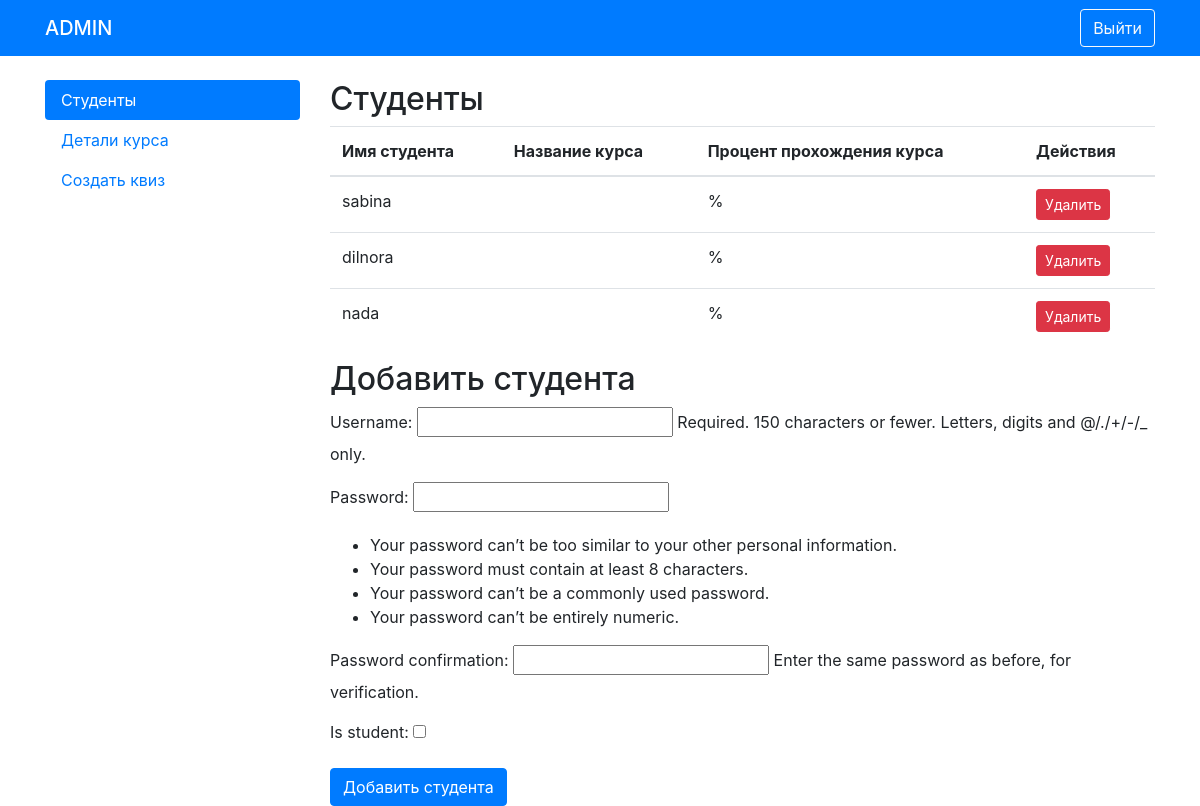
/admin_page/ (signed in), run on an earlier commit of the app's database.
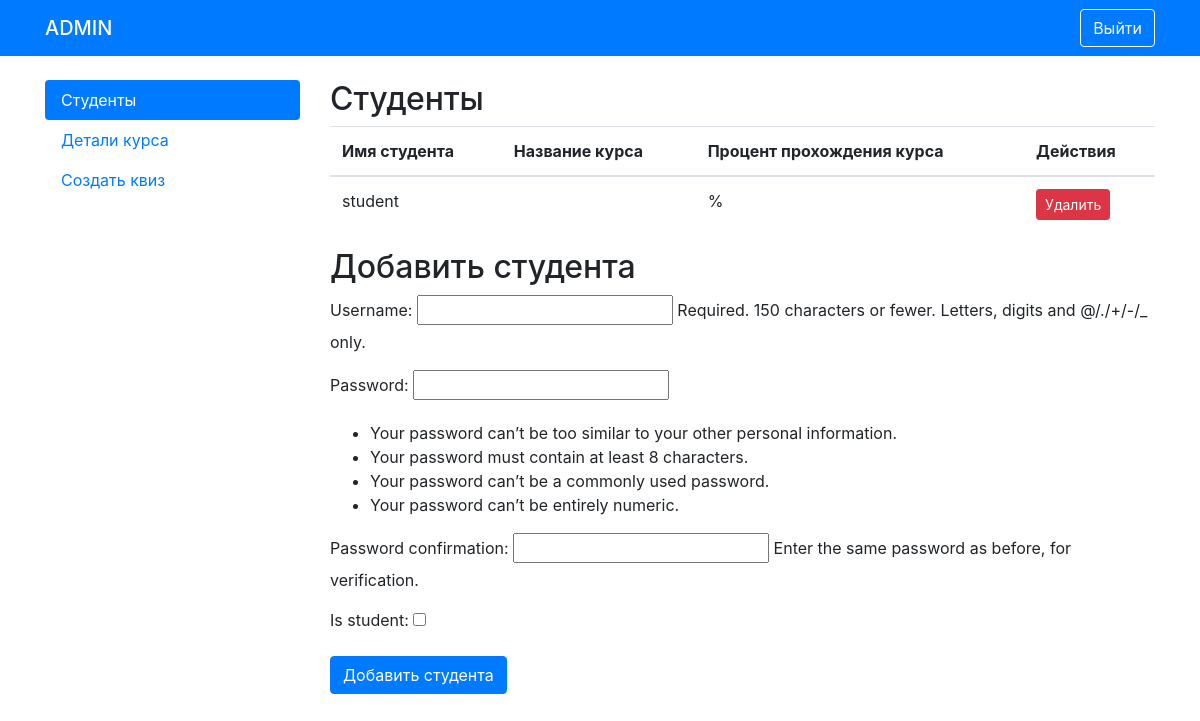
And on a later commit of the database.
### courses/models.py (models this page shows)
class User(AbstractUser):
    is_student = models.BooleanField(default=False)
    is_admin = models.BooleanField(default=False)
    groups = models.ManyToManyField(
        Group,
        related_name='custom_user_set',
        blank=True,
        help_text='The groups this user belongs to.',
        verbose_name='groups'
    )
    user_permissions = models.ManyToManyField(
        Permission,
        related_name='custom_user_permissions_set',
        blank=True,
        help_text='Specific permissions for this user.',
        verbose_name='user permissions'
    )

### courses/views.py (the view, shortened to what this page needs)
# urls.py: path('admin_page/', views.admin_page, name='admin_page'),
@login_required
def admin_page(request):
    student_form = StudentRegistrationForm()
    lesson_form = LessonCreationForm()
    module_form = ModuleCreationForm()
    course_form = CourseCreationForm()
    students = User.objects.filter(is_student=True)
    lessons = Lesson.objects.all()
    modules = Module.objects.all()
    courses = Course.objects.all()
    quizzes = Quiz.objects.all()  # Получаем список квизов
    context = {
        'student_form': student_form,
        'lesson_form': lesson_form,
        'module_form': module_form,
        'course_form': course_form,
        'students': students,
        'lessons': lessons,
        'modules': modules,
        'courses': courses,
        'quizzes': quizzes,  # Добавляем квизы в контекст
    }
    return render(request, 'courses/admin_page_test.html', context)

### courses/forms.py
class StudentRegistrationForm(UserCreationForm):
    class Meta:
        model = User
        fields = ['username', 'password1', 'password2', 'is_student']

class LessonCreationForm(forms.ModelForm):
    class Meta:
        model = Lesson
        fields = ['title', 'video', 'pdf']

### courses/templates/courses/admin_page_test.html (shortened to what this page needs)
{% load static %}
<!DOCTYPE html>
<html lang="en">
<head>
    <link rel="stylesheet" href="https://stackpath.bootstrapcdn.com/bootstrap/4.5.2/css/bootstrap.min.css">
    <link rel="stylesheet" href="{% static 'styles.css' %}">
</head>
<body>
<header class="navbar navbar-dark bg-primary">
    <div class="container">
        <span class="navbar-brand mb-0 h1">ADMIN</span>
        <a href="{% url 'logout' %}" class="btn btn-outline-light" id="logout-btn">Выйти</a>
    </div>
</header>
<div class="container mt-4">
    <div class="row">
        <div class="col-md-3">
            <div class="nav flex-column nav-pills" id="v-pills-tab" role="tablist" aria-orientation="vertical">
                <a class="nav-link active" id="v-pills-students-tab" data-toggle="pill" href="#v-pills-students" role="tab" aria-controls="v-pills-students" aria-selected="true">Студенты</a>
                <a class="nav-link" id="v-pills-edit-course-tab" data-toggle="pill" href="#v-pills-edit-course" role="tab" aria-controls="v-pills-edit-course" aria-selected="false">Детали курса</a>
                <a class="nav-link" id="v-pills-create-quiz-tab" data-toggle="pill" href="#v-pills-create-quiz" role="tab" aria-controls="v-pills-create-quiz" aria-selected="false">Создать квиз</a>
            </div>
        </div>
        <div class="col-md-9">
            <div class="tab-content" id="v-pills-tabContent">
                <div class="tab-pane fade show active" id="v-pills-students" role="tabpanel" aria-labelledby="v-pills-students-tab">
                    <h2>Студенты</h2>
                    <div class="student-list">
                        <table class="table">
                            <thead>
                                <tr>
                                    <th>Имя студента</th>
                                    <th>Название курса</th>
                                    <th>Процент прохождения курса</th>
                                    <th>Действия</th>
                                </tr>
                            </thead>
                            <tbody>
                                {% for student in students %}
                                <tr>
                                    <td>{{ student.username }}</td>
                                    <td>{{ student.course }}</td>
                                    <td>{{ student.progress }}%</td>
                                    <td>
                                        <form method="post" action="{% url 'delete_student' student.id %}">
                                            <button type="submit" class="btn btn-danger btn-sm" onclick="return confirm('Вы уверены?')">Удалить</button>
                                        </form>
                                    </td>
                                </tr>
                                {% endfor %}
                            </tbody>
                        </table>
                    </div>
                    <h2>Добавить студента</h2>
                    <form method="post">
                        {{ student_form.as_p }}
                        <button type="submit" class="btn btn-primary" name="add_student">Добавить студента</button>
                    </form>
                </div>
            </div>
        </div>
    </div>
</div>
</body>
</html>

What changed in the data, as far as the page shows it:
removed User: username "sabina"
removed User: username "dilnora"
removed User: username "nada"
added User: username "student"
